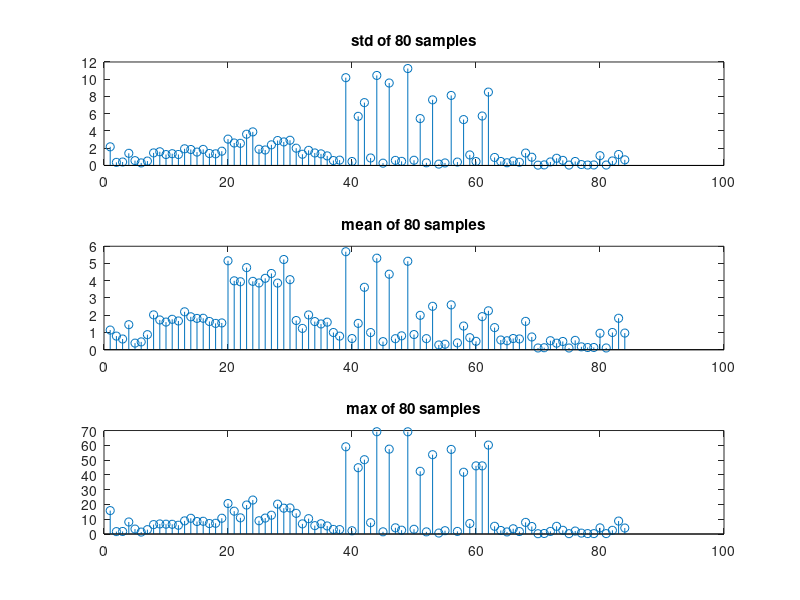

This figure's MATLAB source:
clear all
close all
clc
%in the final figure 1 = standing; 2 = walking; 3 =running; 4 = falling;




sample=80;
% 4 pattern of std mean and max
std1=0.1312; mean1=0.221; max1=0.7;
std2=1.13; mean2=1.45; max2=5.74;
std3=2.7; mean3=4.8; max3=18;
std4=5; mean4=2.5; max4=42;
a1=1;a2=1.2;a3=0.1;               %weight parameter of std mean and max





A=importdata('random.txt');         % x y z vaule
B=zeros(1,length(A));               %Vector sum of A
n=floor(length(B)/sample)*sample;   %points to decided

C=zeros(1,floor(length(B)/sample));   %std of every 50 points
D=C;                                %mean of every 50 points
E=C;                                %max value of every 50 points
index=zeros(1,length(C));




B= sqrt(A(:,1).^2+A(:,2).^2+A(:,3).^2);   %vector sum

plot(B)
title('magnitude of vactor sum');



%get std sum and max of every 80 points
for i=1:sample:n
    C(ceil(i/sample))=std(B(i:i+sample-1));
    D(ceil(i/sample))=sum(B(i:i+sample-1))/sample;  
      [x y]=max(B(i:i+sample));
    E(ceil(i/sample))=x;
%      B(i+y-1)=0;
%    E(ceil(i/sample))=quantile(B(i:i+sample),0.9);  

end

% A1=C;
% A2=C;
% A3=C;
% A4=C;

% 
% %get the l1 distances to the 4 pattern 
% for i=1:length(C)
% A1(i)=sqrt(a1*(C(i)-std1)^2+a2*(D(i)-mean1)^2+a3*(E(i)-max1)^2);
% A2(i)=sqrt(a1*(C(i)-std2)^2+a2*(D(i)-mean2)^2+a3*(E(i)-max2)^2);
% A3(i)=sqrt(a1*(C(i)-std3)^2+a2*(D(i)-mean3)^2+a3*(E(i)-max3)^2);
% A4(i)=sqrt(a1*(C(i)-std4)^2+a2*(D(i)-mean4)^2+a3*(E(i)-max4)^2);
% 
% end

% %get the min distance in each 4 values and get the index of the min
% %distance from 1 to 4;
% ALL= [A1;A2;A3;A4];
% for i=1:length(C)
%     
% [value index(i)]=min(ALL(:,i));
% 
% end
% 
% figure
% stem(index);








subplot(3,1,1)
stem(C);
title('std of 80 samples');
subplot(3,1,2)
stem(D);
title('mean of 80 samples');
subplot(3,1,3)
stem(E);
title('max of 80 samples');

% 
% 
ss=1;